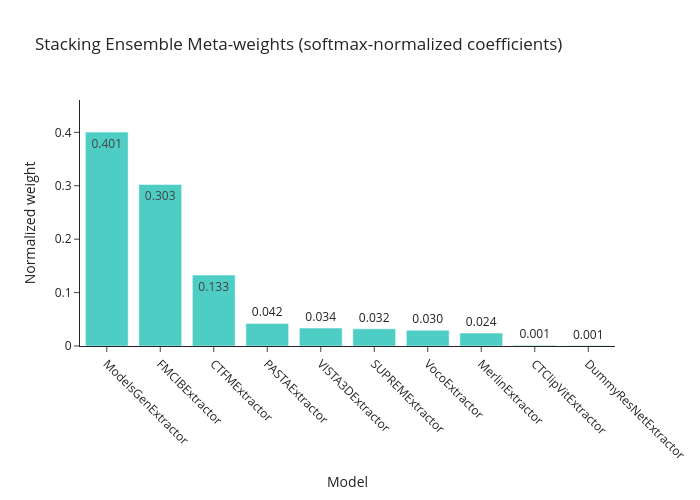

The cell this chart's notebook holds for it:
### Code cell
# Visualize meta-learner weights from the last stacking run
if last_stacking_model is None:
    raise RuntimeError("Run the stacking ensemble cell before visualizing weights.")

meta_model = last_stacking_model['meta_model']
model_list = last_stacking_model['model_list']
coef = meta_model.coef_.mean(axis=0)

n_models = len(model_list)
cols_per_model = coef.shape[0] // n_models if n_models else 0

weight_rows = []
for idx, name in enumerate(model_list):
    start = idx * cols_per_model
    end = start + cols_per_model
    block = coef[start:end]
    weight_rows.append({
        "model": name,
        "meta_weight": float(np.mean(block))
    })

weight_df = pd.DataFrame(weight_rows)
weight_df['normalized'] = np.exp(weight_df['meta_weight']) / np.exp(weight_df['meta_weight']).sum()
weight_df = weight_df.sort_values('normalized', ascending=False)

fig = go.Figure()
fig.add_trace(go.Bar(
    x=weight_df['model'],
    y=weight_df['normalized'],
    marker_color='#4ECDC4',
    text=[f"{w:.3f}" for w in weight_df['normalized']],
    textposition='auto'
))
fig.update_layout(
    title='Stacking Ensemble Meta-weights (softmax-normalized coefficients)',
    xaxis_title='Model',
    yaxis_title='Normalized weight',
    height=500,
    width=700,
    template='simple_white',
    xaxis_tickangle=45,
)
fig.update_yaxes(range=[0, weight_df['normalized'].max() * 1.15])

fig.show()

print("Raw meta coefficients (per-model mean):")
print(weight_df[['model', 'meta_weight']].to_string(index=False))

### Figure 1 — Plotly figure (JSON) as saved in the notebook; plotly's stock layout.template omitted (floating-point values rounded to 4 significant figures)
{"data": [{"marker": {"color": "#4ECDC4"}, "text": ["0.401", "0.303", "0.133", "0.042", "0.034", "0.032", "0.030", "0.024", "0.001", "0.001"], "textposition": "auto", "type": "bar", "x": ["ModelsGenExtractor", "FMCIBExtractor", "CTFMExtractor", "PASTAExtractor", "VISTA3DExtractor", "SUPREMExtractor", "VocoExtractor", "MerlinExtractor", "CTClipVitExtractor", "DummyResNetExtractor"], "y": [0.4005, 0.3026, 0.1329, 0.04235, 0.03359, 0.03212, 0.02956, 0.02427, 0.001359, 0.0007934]}], "layout": {"height": 500, "title": {"text": "Stacking Ensemble Meta-weights (softmax-normalized coefficients)"}, "width": 700, "xaxis": {"tickangle": 45, "title": {"text": "Model"}}, "yaxis": {"range": [0, 0.4606], "title": {"text": "Normalized weight"}}}}
